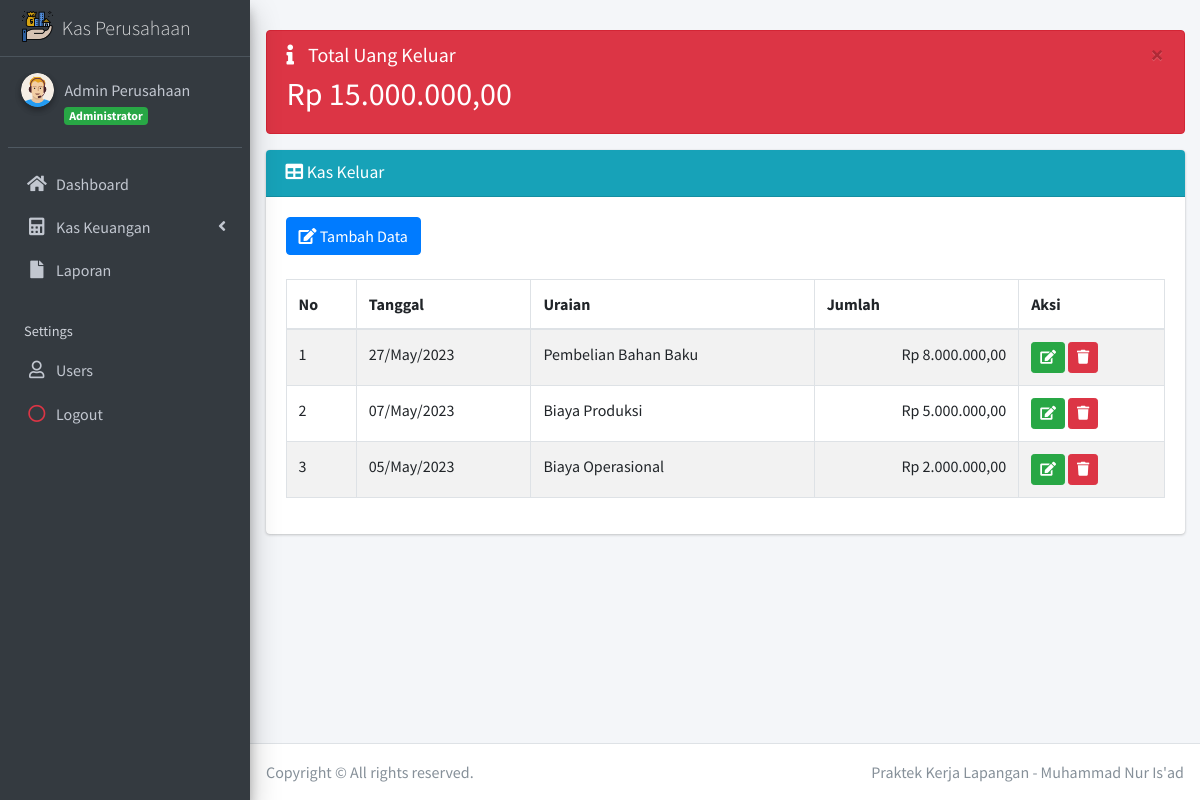
Screenshot of /?page=o_data_k (signed in) with the database file from the repository.
### tables this page shows
CREATE TABLE `tb_kas` (
  `id` int(11) NOT NULL,
  `tanggal` date NOT NULL,
  `uraian` varchar(200) NOT NULL,
  `masuk` int(11) NOT NULL,
  `keluar` int(11) NOT NULL,
  `jenis` enum('Masuk','Keluar') NOT NULL
);

### inc/rupiah.php (called while the page is built)
<?php
function rupiah($angka){
	$hasil_rupiah = "Rp " . number_format($angka,2,',','.');
	return $hasil_rupiah;
}

### bendahara/kas/out/data_kas.php (the view, shortened to what this page needs)
<div class="alert alert-danger alert-dismissible">
	<button type="button" class="close" data-dismiss="alert" aria-hidden="true">&times;</button>
	<h5>
		<i class="icon fas fa-info"></i> Total Uang Keluar</h5>
	<?php
    $sql = $koneksi->query("SELECT SUM(keluar) as tot_masuk  from tb_kas where jenis='Keluar'");
    while ($data= $sql->fetch_assoc()) {
  ?>
	<h2>
		<?php echo rupiah($data['tot_masuk']); ?>
	</h2>
	<?php
    }
  ?>
</div>
<div class="card card-info">
	<div class="card-header">
		<h3 class="card-title">
			<i class="fa fa-table"></i> Kas Keluar</h3>
	</div>
	<div class="card-body">
		<div class="table-responsive">
			<div>
				<a href="?page=o_add_k" class="btn btn-primary">
					<i class="fa fa-edit"></i> Tambah Data</a>
			</div>
			<br>
			<table class="table table-bordered table-striped">
				<thead>
					<tr>
						<th>No</th>
						<th>Tanggal</th>
						<th>Uraian</th>
						<th>Jumlah</th>
						<th>Aksi</th>
					</tr>
				</thead>
				<tbody>
					<?php
              $no = 1;
              $sql = $koneksi->query("select * from tb_kas where jenis='Keluar' order by tanggal desc");
              while ($data= $sql->fetch_assoc()) {
            ?>
					<tr>
						<td>
							<?php echo $no++; ?>
						</td>
						<td>
							<?php  $tgl = $data['tanggal']; echo date("d/M/Y", strtotime($tgl))?>
						</td>
						<td>
							<?php echo $data['uraian']; ?>
						</td>
						<td align="right">
							<?php echo rupiah($data['keluar']); ?>
						</td>
						<td>
							<a href="?page=o_edit_k&kode=<?php echo $data['id']; ?>" title="Ubah" class="btn btn-success btn-sm">
								<i class="fa fa-edit"></i>
							</a>
							<a href="?page=o_del_k&kode=<?php echo $data['id']; ?>" onclick="return confirm('Apakah anda yakin hapus data ini ?')"
							 title="Hapus" class="btn btn-danger btn-sm">
								<i class="fa fa-trash"></i>
						</td>
					</tr>
					<?php
              }
            ?>
				</tbody>
			</table>
		</div>
	</div>

### rows the page displays
tb_kas: tanggal "27/May/2023", uraian "Pembelian Bahan Baku", keluar "Rp 8.000.000,00"
tb_kas: tanggal "07/May/2023", uraian "Biaya Produksi", keluar "Rp 5.000.000,00"
tb_kas: tanggal "05/May/2023", uraian "Biaya Operasional", keluar "Rp 2.000.000,00"

### other values shown
$data_nama "Admin Perusahaan"
$data_level "Administrator"
rupiah($data['tot_masuk']) "Rp 15.000.000,00"
